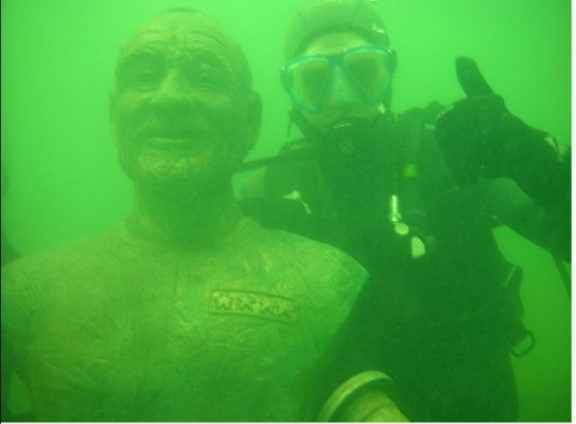
#> input picture ZJU_STUDY/algri/waterimage/Underwater Image Color Restoration/LowComplexityDCP/111.jpg, 576 x 424 px
$ python main.py
#> lines starting #> are read from the running program, lines starting #| are printed output that depends on the picture
#> further down, img is the input picture: shape (424, 576, 3); mean B, G, R 55.9, 170.4, 63.8
### ZJU_STUDY/algri/waterimage/Underwater Image Color Restoration/RoWS/getRGBDarkChannel.py
import numpy as np


def getMinChannel(img):
	imgGray = np.zeros((img.shape[0],img.shape[1]),'float32')
	for i in range(0,img.shape[0]):
		for j in range(0,img.shape[1]):
			localMin = 255
			for k in range(0,3):
				if img.item((i,j,k)) < localMin:
					localMin = img.item((i,j,k))
			imgGray[i,j] = localMin
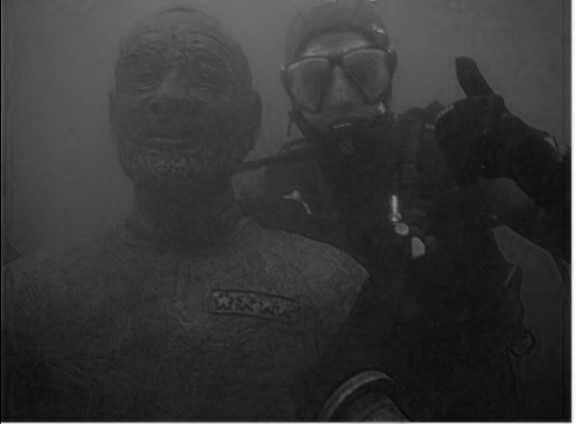
#> imgGray: shape (424, 576) float32; min 0, max 255, mean 53.7
	return imgGray

def getDarkChannel(img, blockSize):
    img = getMinChannel(img)
    addSize = int((blockSize - 1) / 2)
    newHeight = img.shape[0] + blockSize - 1
#> newHeight = 432
    newWidth = img.shape[1] + blockSize - 1
#> newWidth = 584
    # 中间结果
    imgMiddle = np.zeros((newHeight, newWidth))
    imgMiddle[:, :] = 255
    imgMiddle[addSize:newHeight - addSize, addSize:newWidth - addSize] = img
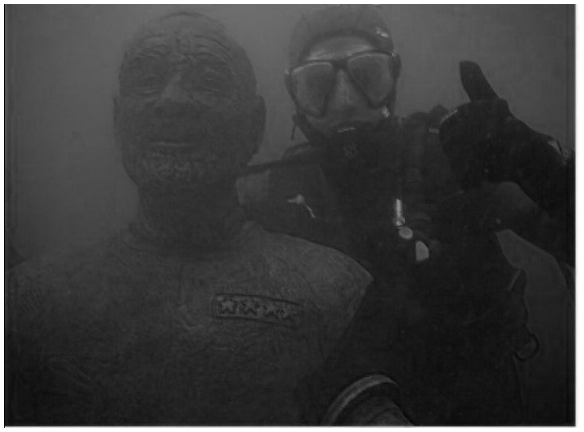
#> imgMiddle: shape (432, 584) float64; min 0, max 255, mean 60.2
    # print('imgMiddle',imgMiddle)
    imgDark = np.zeros((img.shape[0], img.shape[1]), np.uint8)
    for i in range(addSize, newHeight - addSize):
        for j in range(addSize, newWidth - addSize):
            localMin = 255
            for k in range(i - addSize, i + addSize + 1):
                for l in range(j - addSize, j + addSize + 1):
                    if imgMiddle.item((k, l)) < localMin:
                        localMin = imgMiddle.item((k, l))
            imgDark[i - addSize, j - addSize] = localMin
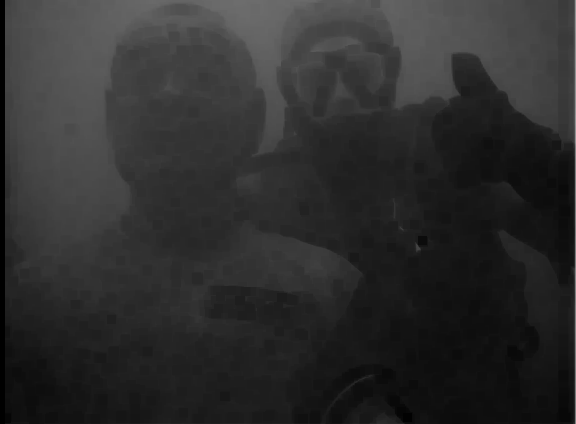
#> imgDark: shape (424, 576); min 0, max 151, mean 45.5
    return imgDark

### ZJU_STUDY/algri/waterimage/Underwater Image Color Restoration/LowComplexityDCP/main.py
import os
import numpy as np
import cv2
import natsort
import matplotlib.pyplot as plt


from TransmissionMap import TransmissionComposition
from getAtomsphericLight import getAtomsphericLight
from getColorContrastEnhancement import ColorContrastEnhancement
from getRGBDarkChannel import getDarkChannel
from getSceneRadiance import SceneRadiance


######################## Based on the DCP and the 0.1% brightest point is incorrect ########################
######################## Based on the DCP and the 0.1% brightest point is incorrect ########################
######################## Based on the DCP and the 0.1% brightest point is incorrect  and further cause the distortion of the restored images ########################
from getTransmissionEstimation import getTransmissionMap

np.seterr(over='ignore')
if __name__ == '__main__':
    pass

# [12 lines of commented-out code are left out]
img = cv2.imread('111.jpg')

blockSize = 9

imgGray = getDarkChannel(img, blockSize)
#> (the run stopped early here; a loop or call above may not have finished)
